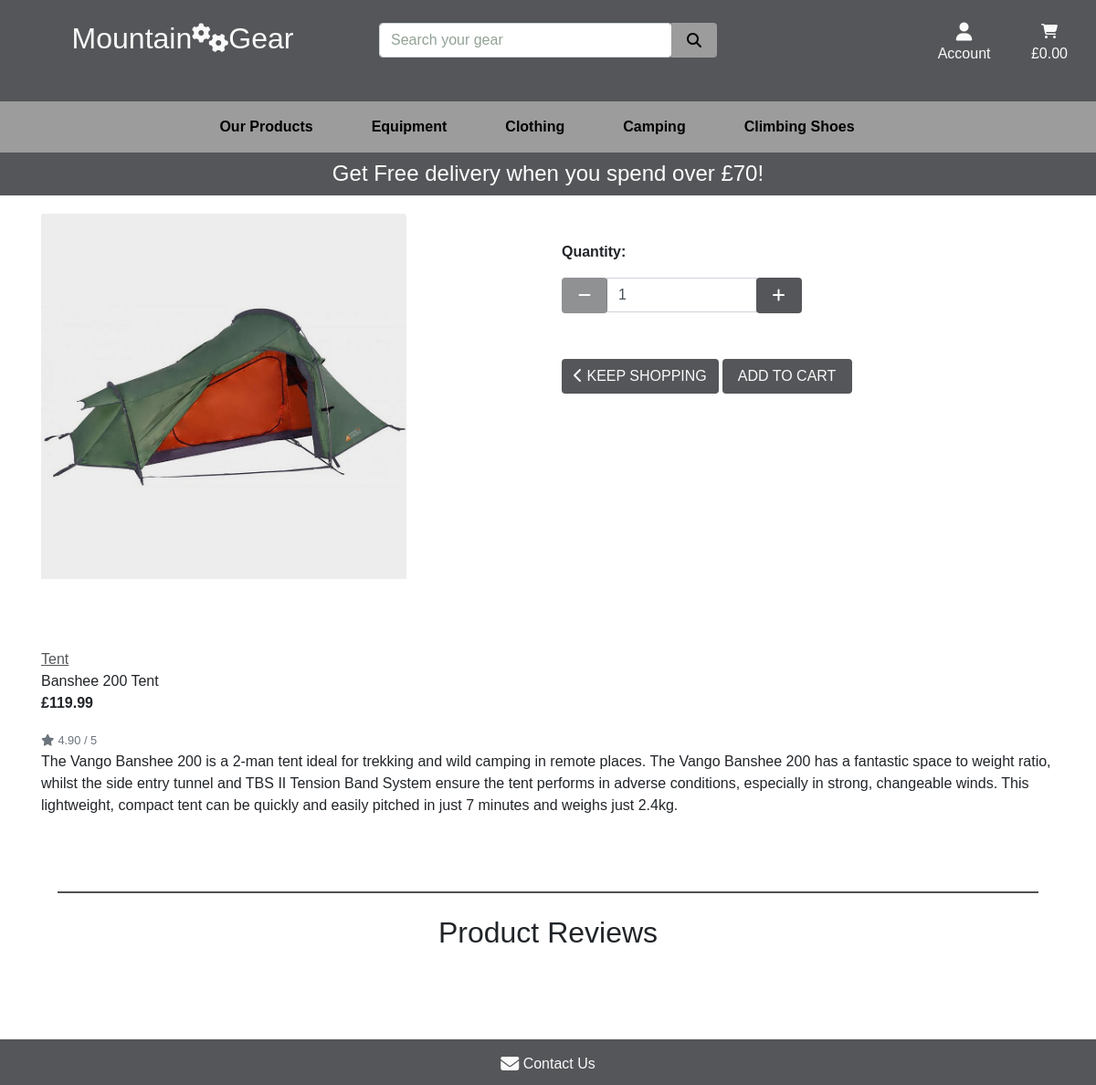
Page /products/12/ on the earlier database version.
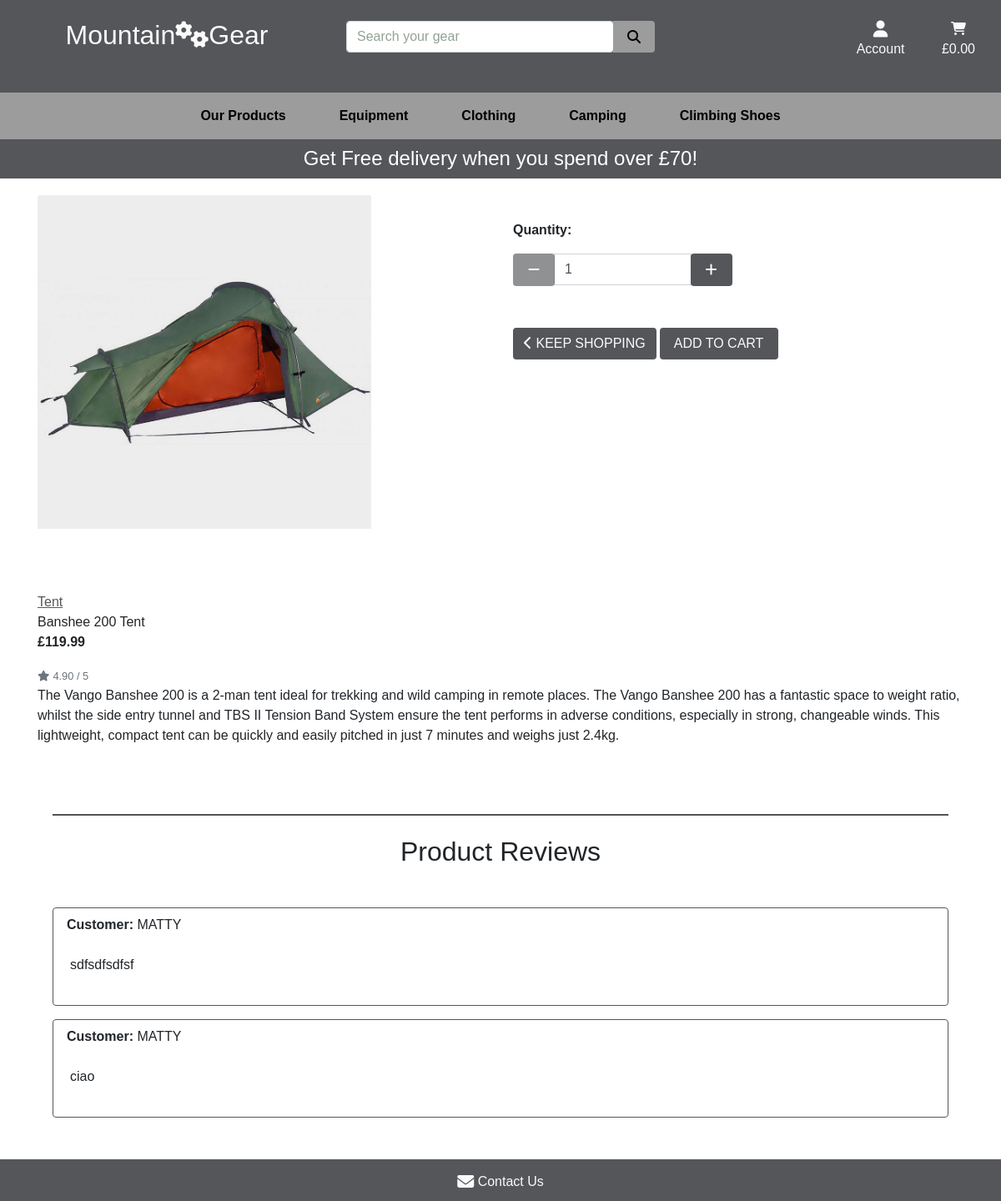
Same page on the later database version.
### products/models.py (models this page shows, shortened)
class Product(models.Model):
    category = models.ForeignKey('Category', null=True, blank=True,
                                 on_delete=models.SET_NULL)
    sku = models.CharField(max_length=254, null=True, blank=True)
    name = models.CharField(max_length=254)
    description = models.TextField()
    has_sizes = models.BooleanField(default=False, null=True, blank=True)
    has_numbers = models.BooleanField(default=False, null=True, blank=True)
    price = models.DecimalField(max_digits=6, decimal_places=2)
    rating = models.DecimalField(max_digits=6, decimal_places=2)
    image = models.ImageField(null=True, blank=True)

class Category(models.Model):
    class Meta:
        verbose_name_plural = 'Categories'
    name = models.CharField(max_length=254)
    friendly_name = models.CharField(max_length=254, null=True, blank=True)

### reviews/models.py (models this page shows)
class Review(models.Model):
    product = models.ForeignKey(Product, related_name='reviews', null=True,
                                blank=True, on_delete=models.SET_NULL)
    profile = models.ForeignKey(UserProfile, related_name='reviews', null=True,
                                blank=True, on_delete=models.SET_NULL)
    review = models.TextField()

### profiles/models.py (models this page shows, shortened)
class UserProfile(models.Model):
    user = models.OneToOneField(User, on_delete=models.CASCADE)
    default_phone_number = models.CharField(max_length=20,
                                            null=True, blank=True)
    default_street_address1 = models.CharField(max_length=80,
                                               null=True, blank=True)
    default_street_address2 = models.CharField(max_length=80,
                                               null=True, blank=True)
    default_town_or_city = models.CharField(max_length=40,
                                            null=True, blank=True)
    default_county = models.CharField(max_length=80, null=True, blank=True)
    default_postcode = models.CharField(max_length=20,
                                        null=True, blank=True)
    default_country = CountryField(blank_label='Country',
                                   null=True, blank=True)

### products/views.py (the view)
# urls.py: path('<int:product_id>/', views.product_detail, name='product_detail'),
def product_detail(request, product_id):
    product = get_object_or_404(Product, pk=product_id)
    form = ReviewForm(request.POST)
    reviews = product.reviews.all()
    context = {
        'product': product,
        'form': form,
        'reviews': reviews,
    }
    return render(request, 'products/product_detail.html', context)

### reviews/forms.py
class ReviewForm(forms.ModelForm):
    class Meta:
        model = Review
        fields = (
            'review',
        )

### cart/contexts.py (called while the page is built, shortened)
def cart_contents(request):
    cart_items = []
    total = 0
    product_count = 0
    cart = request.session.get('cart', {})
    if total < settings.FREE_DELIVERY_THRESHOLD:
        delivery = total * Decimal(settings.STANDARD_DELIVERY_PERCENTAGE / 100)
        free_delivery_delta = settings.FREE_DELIVERY_THRESHOLD - total
    else:
        delivery = 0
        free_delivery_delta = 0
    sum_total = delivery + total
    context = {
        'cart_items': cart_items,
        'total': total,
        'product_count': product_count,
        'delivery': delivery,
        'free_delivery_delta': free_delivery_delta,
        'free_delivery_threshold': settings.FREE_DELIVERY_THRESHOLD,
        'sum_total': sum_total,
    }
    return context

### products/templates/products/product_detail.html (shortened to what this page needs)
{% extends "base.html" %}
{% load static %}
{% block page_header %}
    <div class="container header-container">
    </div>
{% endblock %}
{% block content %}
    <div class="overlay"></div>
    <div class="container ">
        <div class="row row-product-detail">
            <div class=" col-12 col-md-6 col-detail">
                <div class="image-prod ">
                    {% if product.image %}
                        <a href="{{ product.image.url }}" target="blank">
                            <img class="card-img-top img-fluid" src="{{ product.image.url }}" alt="{{ product.name }}">
                        </a>
                        {% else %}
                        <a href="">
                            <img class="card-img-top img-fluid" src="{{ MEDIA_URL }}noimage.png" alt="{{ product.name }}">
                        </a>
                    {% endif %}
                </div>
            </div>
            <div class="col-12 col-md-6 col-btns">
                <form class="form" action="{% url 'add_to_cart' product.id %}" method="POST">
                    <div class="row-form">
                        <div class="col col-quantity">
                            <p><strong>Quantity:</strong></p>
                            <div class="form-group w-50">
                                <div class="input-group">
                                    <div class="input-group-prepend">
                                        <button class="decrement-qty btn gear-button rounded"
                                            data-item_id="{{ product.id }}" id="decrement-qty_{{ product.id }}">
                                            <span class="icon">
                                                <i class="fas fa-minus"></i>
                                            </span>
                                        </button>
                                    </div>
                                    <input class="form-control qty_input" type="number" name="quantity" value="1" min="1" max="99"
                                    data-item_id="{{ product.id }}" id="id_qty_{{ product.id }}">
                                    <div class="input-group-append">
                                        <button class="increment-qty btn gear-button rounded"
                                            data-item_id="{{ product.id }}" id="increment-qty_{{ product.id }}">
                                            <span class="icon">
                                                <i class="fas fa-plus"></i>
                                            </span>
                                        </button>
                                    </div>
                                </div>
                            </div>
                            </div>
                        </div>
                        <div >
                            <a href="{% url 'products' %}" class="btn gear-button rounded text-uppercase">
                                <span class="text-uppercase"> <i class="fas fa-chevron-left"></i>  Keep shopping</span>
                            </a>
                            <input type="submit" class="btn gear-button rounded text-uppercase" value=" Add to Cart " >
                        </div>
                    </div>
                </div>
            </div>
            <div class="row row-description m-0 ">
                <div class="col col-description ">
                    <div class="mt-3 ">
                        {% if product.category %}
                        <div class="card-body pl-0 pb-0 ">
                            <a class="text-link-cat" href="{% url 'products'%}?category={{ product.category.name }}">
                                {{ product.category.friendly_name }}</a>
                        </div>
                        {% endif %}
                        <p class="mb-0">{{ product.name }}</p>
                        <p class="text-left font-weight-bold">£{{ product.price }}</p>
                        {% if product.rating %}
                            <small class="text-muted"><i class="fas fa-star mr-1"></i>{{ product.rating }} / 5</small>
                        {% else %}
                            <small class="text-muted">No Rating</small>
                        {% endif %}
                        <p class="p-description">{{ product.description }}</p>
                    </div>
                </div>
            </div>
            <div class="row row-review mx-0">
                <div class="col col-review ml-5 mr-5">
                    <hr>
                    <h2 class="mb-5 mt-4 text-center">Product Reviews</h2>
                    {% for review in product.reviews.all %}
                    <div class="card card-reviews mt-3">
                    <p class="mt-2 ml-3 mb-1"><strong >Customer:</strong> {{ review.profile.user.username|upper }}</p>
                        <div class="card-body mt-0">
                            <p>{{ review.review }}</p>
                        </div>
                    </div>
                    {% endfor %}
                </div>
            </div>
{% endblock %}

### templates/base.html (shortened to what this page needs)
{% load static %}
<!doctype html>
<html lang="en">
    <head>
        {% block corecss %}
            <link rel="stylesheet" href="https://stackpath.bootstrapcdn.com/bootstrap/4.4.1/css/bootstrap.min.css">
            <link rel="stylesheet" href="{% static 'css/base.css' %}">
        {% endblock %}
    </head>
    <body>
        <header class="container-fluid fixed-top ">
            <div class="row header-home d-none d-lg-flex top-header" id="topnav">
                <div class="col text-center">
                    <a href="{% url 'home' %}" class="nav-link logo-link">
                        <h2 class="logo-text">Mountain<i class="fas fa-cogs"></i>Gear</h2>
                    </a>
                </div>
                <div class="col search-box">
                    <form action="{% url 'products' %}" method="GET">
                        <div class="input-group w-100">
                            <input type="text" name="q" class="form-control rounded" placeholder="Search your gear">
                            <div class="input-group-append">
                                <button class="form-control btn btn-search" type="submit">
                                    <span class="icon icon-search m-0">
                                        <i class="fas fa-search "></i>
                                    </span>
                                </button>
                            </div>
                        </div>
                    </form>
                </div>
               <div class="col">
                    <ul class="list-inline list-unstyled text-center text-lg-right">
                        <li class="list-inline-item dropdown">
                            <a href="#" class="nav-link logo-link" id="user-options" data-toggle="dropdown" aria-haspopup="true" aria-expanded="false">
                                <div class="text-center">
                                    <div><i class="fas fa-user fa-lg"></i></div>
                                    <p class="my-0">Account</p>
                                </div>
                            </a>
                        </li>
                        <li class="list-inline-item">
                            <a href="{% url 'view_cart' %}" class="{% if total %}font-weight-bold{% else %}{% endif %} nav-link logo-link">
                                <div class="text-center">
                                    <div><i class="fas fa-shopping-cart"></i></div>
                                    <p>
                                        {% if sum_total %}
                                            £{{ sum_total|floatformat:2 }}
                                        {% else %}
                                            £0.00
                                        {% endif %}
                                    </p>
                                </div>
                            </a>
                        </li>
                    </ul>
                </div>
            </div>
            <div class="row   ">
                <nav class="navbar navbar-expand-lg navbar-light w-100 mobile-header">
                    {% include 'includes/main-nav.html' %}
                </nav>
            </div>
            <div id="delivery-banner" class="row text-center header-home ">
                <div class="col bg-black text-white">
                    <h4 class="logo-font my-1">Get Free delivery when you spend over £{{ free_delivery_threshold }}!</h4>
                </div>
            </div>
        </header>
        {% block page_header %}
        {% endblock %}
        {% block content %}
        {% endblock %}
        <footer class="page-footer">
            <div class="footer-copyright ">
                <div class="container footer-elements">
                    <div class="row row-footer">
                        <div class="col-12 footer-element">
                            <div class="contact">
                                <a href="{% url 'contact_us' %}" class="logo-link"><i class="fas fa-envelope fa-lg footer-icons"></i> Contact Us </a>
                            </div>
                        </div>
                    </div>
                </div>
            </div>
        </footer>
    </body>
</html>

### templates/includes/main-nav.html (shortened to what this page needs)
<div class="collapse navbar-collapse" id="main-nav">
    <ul class="navbar-nav w-auto mx-auto">
        <li class="nav-item dropdown">
            <a class="logo-font font-weight-bold nav-link text-black mr-5" href="#" id="our-products-link" data-toggle="dropdown" aria-haspopup="true" aria-expanded="false">
                Our Products
            </a>
        </li>
        <li class="nav-item dropdown">
            <a class="logo-font font-weight-bold nav-link text-black mr-5" href="#" id="equipment-link" data-toggle="dropdown" aria-haspopup="true" aria-expanded="false">
                Equipment
            </a>
        </li>
        <li class="nav-item dropdown">
            <a class="logo-font font-weight-bold nav-link text-black mr-5" href="#" id="clothing-link" data-toggle="dropdown" aria-haspopup="true" aria-expanded="false">
                Clothing
            </a>
        </li>
        <li class="nav-item dropdown">
            <a class="logo-font font-weight-bold nav-link text-black mr-5" href="#" id="camping-link" data-toggle="dropdown" aria-haspopup="true" aria-expanded="false">
                Camping
            </a>
        </li>
        <li class="nav-item dropdown">
            <a class="logo-font font-weight-bold nav-link text-black mr-5" href="#" id="climbing-shoes-link" data-toggle="dropdown" aria-haspopup="true" aria-expanded="false">
                Climbing Shoes
            </a>
        </li>
    </ul>
</div>

### static/css/base.css (style rules this page uses)
html { height: 100%; }
body { background: url('/media/main-page.jpg') no-repeat center center fixed; background-size: cover; height: calc(100vh - 214px); font-family: 'Oxygen', sans-serif; }
.header-home { background-color: #545659 !important; padding-top: 15px; }
.mobile-header { background-color: #9c9c9c; }
.logo-link { color: #fafafa; text-decoration: none; background-color: transparent; }
.header-container { padding-top: 164px; }
#delivery-banner { padding: 5px 0; }
.search-box { padding-top: 10px; }
.icon-search { color: black !important; }
.page-footer { background-color: #545659; min-height: 50px; text-align: center; position: fixed; bottom: 0; right: 0; left: 0; }
.contact { padding-top: 15px; }
.text-black { color: #000 !important; }
input[name='q']::placeholder { color: #92a396; }
.icon { align-items: center; display: inline-flex; justify-content: center; height: 1.5rem; width: 1.5rem; color: #fafafa; }
.overlay { position: fixed; top: 0; left: 0; height: 100%; width: 100%; background: white; z-index: -1; }
hr { height: 1px; background-color: #545659; }
.text-link-cat { color: #545659; text-decoration: underline; }
.col-detail { margin-top: 70px; margin-bottom: 40px; }
.image-prod { max-height: 400px; max-width: 400px; }
.row-form { margin-bottom: 50px; }
.col-review { margin-bottom: 100px; }
.card-reviews { border: 1px solid #545659; }
.col-quantity { padding-left: 0; }
.col-btns { margin-top: 100px; }
.col-description { margin: 0 30px 50px ; }
.gear-button { background: #545659; color: #fafafa; }
.btn-search { background: #9c9c9c; }

Differences in the rows shown:
added Review: profile.user.username "MATTY", review "sdfsdfsdfsf"
added Review: profile.user.username "MATTY", review "ciao"
